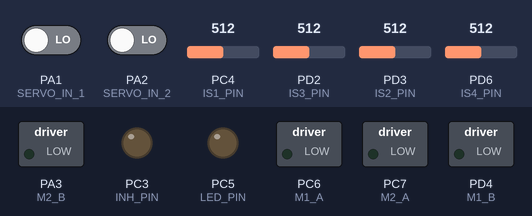
Recording of a sketch running on a simulated STM32 Blue Pill. Shown: switched loads named in the sketch (green lamp = pin HIGH), output pins drawn as LEDs (lit = HIGH). Dashed ring = blinking. The inputs (shaded band) are chosen by the test bench; at power-on: PC4 (IS1_PIN) = 512, PA1 (SERVO_IN_1) LOW, PA2 (SERVO_IN_2) LOW, PD2 (IS3_PIN) = 512, PD3 (IS2_PIN) = 512, PD6 (IS4_PIN) = 512.

Above: at 0.0 s.
At 1.2 s:
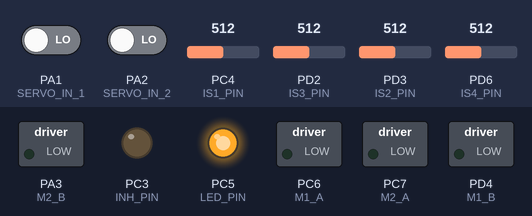
1.3 s: PC4 (IS1_PIN) set to 590
3.5 s: PC4 (IS1_PIN) set to 617
At 3.7 s:
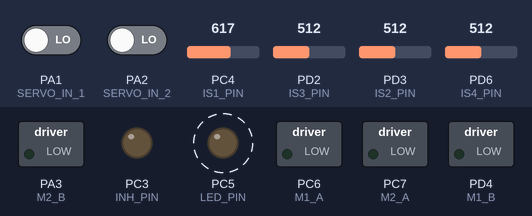
Timing chart, 0 to 12.5 s (numbered marks = the images above; inputs shaded):
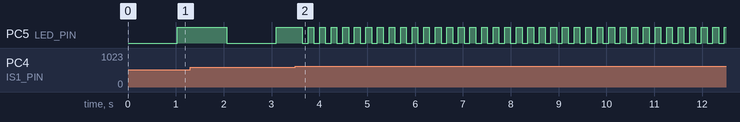

Measured:
- the behaviour switches between 600 and 601 on PC4 (IS1_PIN) (found by bisection; images 1 and 2)
- after the input at 3.5 s, PC5 (LED_PIN): alternates HIGH for 0.12 s and LOW for 0.12 s, starting after 0.14 s

The sketch:

servo.ino
```cpp
/*
  Two servo-tester inputs -> two motors, with fault detection and status LED
  STM8S003F3U6 20A DC Controller (sduino / SDCC)
  No serial output (the board has no free serial port).

  Input 1 (J3, PA1) -> Motor 1 (H3/H4): A = PC6 (U2), B = PD4 (U3)
  Input 2 (J4, PA2) -> Motor 2 (H5/H6): A = PC7 (U4), B = PA3 (U5)

  Each input is a servo pulse (1000-2000 us, ~50 Hz):
    above 1550 us = forward, below 1450 us = reverse, between = stop.
  An input with no valid pulse stops its own motor.
  INH (PC3) is switched off only when BOTH inputs have no valid pulse.

  PWM is on the B pins (PD4, PA3), the default timer-2 PWM pins.

  LED D2 (PC5):
    slow blink (1000 ms on / 1000 ms off) = OK
    fast blink (100 ms on / 100 ms off) = fault
*/

#include <stdint.h>
#include <stdbool.h>
#include <Arduino.h>

// ---- Inputs ----
#define SERVO_IN_1   PA1
#define SERVO_IN_2   PA2

// ---- Motor pins ----
#define INH_PIN      PC3
#define M1_A         PC6
#define M1_B         PD4
#define M2_A         PC7
#define M2_B         PA3
#define LED_PIN      PC5

// ---- Analog sense pins ----
#define IS1_PIN      PC4   // U2
#define IS2_PIN      PD3   // U3
#define IS3_PIN      PD2   // U4
#define IS4_PIN      PD6   // U5
#define VSENSE_PIN   PD5   // Voltage_Sense

// Serial is not used, so PD6 is free and the IS4 check can run.
#define ENABLE_IS4_CHECK     1

// Voltage check: leave at 0 until R16 and R18 are swapped on the board.
// As drawn, the divider puts about 81% of VCC on PD5, which can damage the pin.
#define ENABLE_VSENSE_CHECK  0

// 1 = switch the drivers off while a fault is active.
// Leave at 0 until IS_FAULT_COUNTS is calibrated, or false faults will stop the motors.
#define FAULT_SHUTDOWN       0

// ---- Fault thresholds ----
#define IS_FAULT_COUNTS   600
#define VCC_MIN_V         9.0f
#define VCC_MAX_V         18.0f
#define DIVIDER_RATIO     0.1887f   // 43K top, 10K bottom (after the swap)
#define FAULT_CONFIRM     3         // consecutive bad loops before a fault is declared

// ---- Servo pulse settings (microseconds) ----
#define PULSE_MIN_US     1000UL
#define PULSE_MAX_US     2000UL
#define NEUTRAL_US       1500UL
#define DEADBAND_US      50UL
#define VALID_MIN_US     800UL
#define VALID_MAX_US     2200UL
#define TIMEOUT_US       30000UL

// ---- LED timing ----
#define BLINK_NORMAL_MS  1000
#define BLINK_FAULT_MS   100

uint8_t  badCount = 0;
bool     faultActive = false;
unsigned long lastBlink = 0;

unsigned long pulse1 = 0, pulse2 = 0;
int8_t   dir1 = 0, dir2 = 0;          // +1 forward, -1 reverse, 0 stop
uint8_t  speed1 = 0, speed2 = 0;      // 0-255

// Returns the HIGH pulse width in microseconds, or 0 if no pulse was seen.
unsigned long readServoPulse(uint8_t pin)
{
    unsigned long t, rise;

    t = micros();
    while (digitalRead(pin))
        if (micros() - t > TIMEOUT_US) return 0;

    t = micros();
    while (!digitalRead(pin))
        if (micros() - t > TIMEOUT_US) return 0;

    rise = micros();
    while (digitalRead(pin))
        if (micros() - rise > TIMEOUT_US) return 0;

    return micros() - rise;
}

// Turns a pulse width into direction and speed. Returns true if the pulse is valid.
bool decodeServo(unsigned long p, int8_t *dir, uint8_t *speed)
{
    unsigned long s;

    *dir = 0;
    *speed = 0;

    if (p < VALID_MIN_US || p > VALID_MAX_US)
        return false;

    if (p > NEUTRAL_US + DEADBAND_US)
    {
        s = ((p - (NEUTRAL_US + DEADBAND_US)) * 255UL)
            / (PULSE_MAX_US - (NEUTRAL_US + DEADBAND_US));
        if (s > 255UL) s = 255UL;
        *dir = 1;
        *speed = (uint8_t)s;
    }
    else if (p < NEUTRAL_US - DEADBAND_US)
    {
        s = (((NEUTRAL_US - DEADBAND_US) - p) * 255UL)
            / ((NEUTRAL_US - DEADBAND_US) - PULSE_MIN_US);
        if (s > 255UL) s = 255UL;
        *dir = -1;
        *speed = (uint8_t)s;
    }

    return true;
}

// Drives one motor. dir: +1 forward, -1 reverse, 0 stop (brake). speed: 0-255.
void driveMotor(uint8_t pinA, uint8_t pinB, int8_t dir, uint8_t speed)
{
    if (dir > 0)
    {
        digitalWrite(pinA, HIGH);
        analogWrite(pinB, 255 - speed);
    }
    else if (dir < 0)
    {
        digitalWrite(pinA, LOW);
        analogWrite(pinB, speed);
    }
    else
    {
        digitalWrite(pinA, LOW);
        analogWrite(pinB, 0);
    }
}

// Returns true if any enabled check is out of range.
bool checkFault(void)
{
    if (analogRead(IS1_PIN) > IS_FAULT_COUNTS) return true;
    if (analogRead(IS2_PIN) > IS_FAULT_COUNTS) return true;
    if (analogRead(IS3_PIN) > IS_FAULT_COUNTS) return true;

#if ENABLE_IS4_CHECK
    if (analogRead(IS4_PIN) > IS_FAULT_COUNTS) return true;
#endif

#if ENABLE_VSENSE_CHECK
    {
        float vcc = (analogRead(VSENSE_PIN) * 5.0f / 1023.0f) / DIVIDER_RATIO;
        if (vcc < VCC_MIN_V || vcc > VCC_MAX_V) return true;
    }
#endif

    return false;
}

// Toggles the LED every BLINK_NORMAL_MS, or every BLINK_FAULT_MS during a fault.
void updateLed(void)
{
    unsigned long interval = faultActive ? BLINK_FAULT_MS : BLINK_NORMAL_MS;

    if (millis() - lastBlink >= interval)
    {
        lastBlink = millis();
        digitalWrite(LED_PIN, !digitalRead(LED_PIN));
    }
}

void setup(void)
{
    pinMode(SERVO_IN_1, INPUT);
    pinMode(SERVO_IN_2, INPUT);

    pinMode(INH_PIN, OUTPUT);
    pinMode(M1_A, OUTPUT);
    pinMode(M1_B, OUTPUT);
    pinMode(M2_A, OUTPUT);
    pinMode(M2_B, OUTPUT);
    pinMode(LED_PIN, OUTPUT);

    digitalWrite(INH_PIN, LOW);      // drivers off while pins are set up
    driveMotor(M1_A, M1_B, 0, 0);
    driveMotor(M2_A, M2_B, 0, 0);
}

void loop(void)
{
    bool valid1, valid2, driversOn;

    // ---- Read both servo inputs ----
    pulse1 = readServoPulse(SERVO_IN_1);
    pulse2 = readServoPulse(SERVO_IN_2);

    valid1 = decodeServo(pulse1, &dir1, &speed1);
    valid2 = decodeServo(pulse2, &dir2, &speed2);

    // ---- Fault detection with debounce ----
    if (checkFault())
    {
        if (badCount < FAULT_CONFIRM)
            badCount++;
    }
    else
    {
        badCount = 0;
    }

    faultActive = (badCount >= FAULT_CONFIRM);

    // ---- Apply to both motors ----
    driversOn = (valid1 || valid2);

#if FAULT_SHUTDOWN
    if (faultActive)
    {
        driversOn = false;
        dir1 = 0; speed1 = 0;
        dir2 = 0; speed2 = 0;
    }
#endif

    driveMotor(M1_A, M1_B, dir1, speed1);
    driveMotor(M2_A, M2_B, dir2, speed2);
    digitalWrite(INH_PIN, driversOn ? HIGH : LOW);

    // ---- Status LED ----
    updateLed();
}
```
